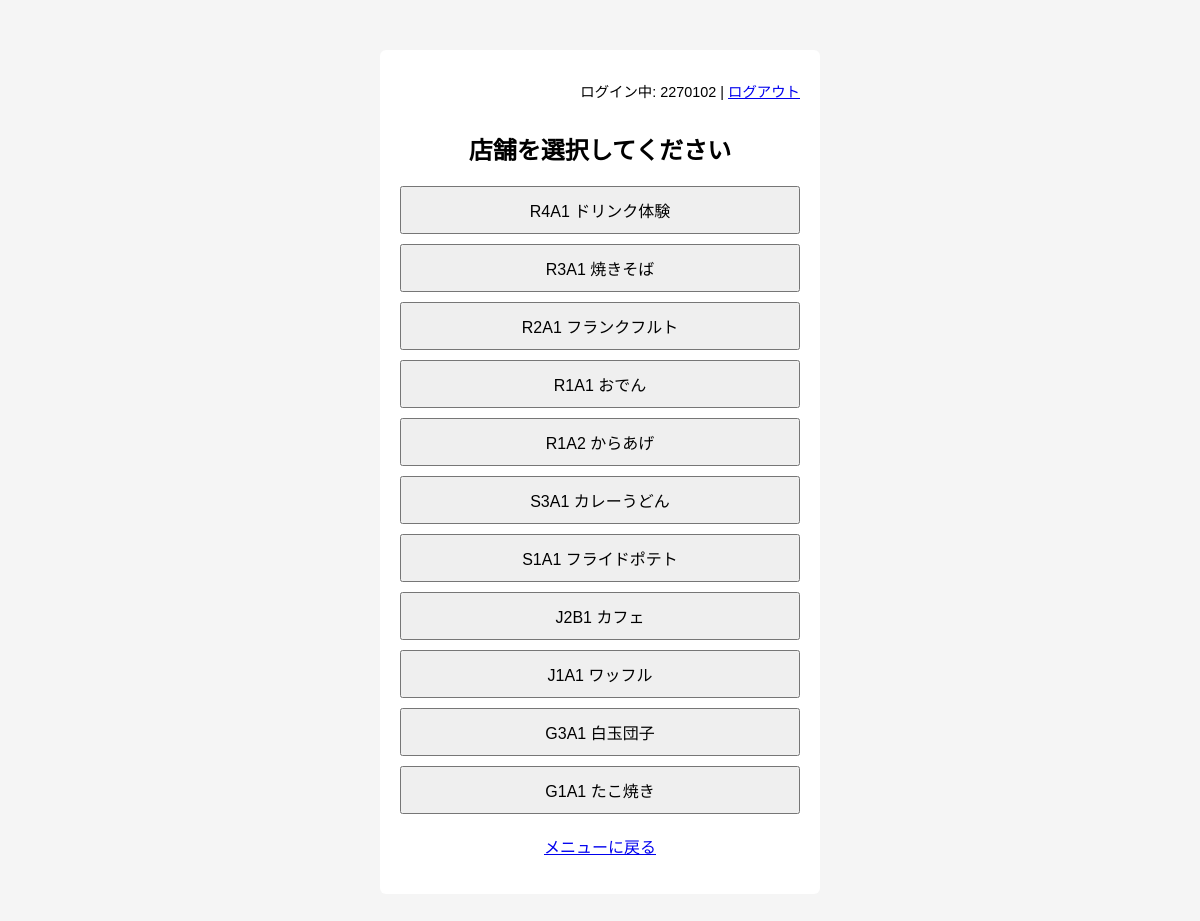
/views/auth/store_select.php (signed in), run on the app's committed database.
### tables this page shows
CREATE TABLE `shop` (
  `sh_id` int(11) NOT NULL,
  `fy` int(11) NOT NULL,
  `class` varchar(6) NOT NULL,
  `pr_name` varchar(40) NOT NULL,
  `place` varchar(10) NOT NULL
);

### views/auth/store_select.php (the view, shortened to what this page needs)
<?php
require __DIR__ . '/../../config/dbConnection.php';
$sql = "
SELECT
    sh_id,
    class,
    pr_name
FROM shop
ORDER BY sh_id
";
$stmt = $pdo->prepare($sql);
$stmt->execute();
$stores = $stmt->fetchAll(PDO::FETCH_ASSOC);
?>
<!DOCTYPE html>
<html lang="ja">
<head>
</head>
<body>
<div class="container">
    <p style="text-align: right; margin: 0; padding: 10px 0; font-size: 0.9em;">
        ログイン中: <?= htmlspecialchars($_SESSION['student_id'], ENT_QUOTES, 'UTF-8') ?> |
        <a href="logout.php">ログアウト</a>
    </p>
    <h2>店舗を選択してください</h2>
    <?php foreach ($stores as $s): ?>
        <div class="store">
            <form method="post" action="../item/products.php">
                <button type="submit">
                    <?= htmlspecialchars($s['class'] , ENT_QUOTES, 'UTF-8') ?>
                    <?= htmlspecialchars($s['pr_name'] , ENT_QUOTES, 'UTF-8') ?>
                </button>
            </form>
        </div>
    <?php endforeach; ?>
    <p style="text-align: center; margin-top: 20px;">
        <a href="../common/index.html">メニューに戻る</a>
    </p>
</div>
</body>
</html>

### views/auth/store_select.php (style rules this page uses)
body { font-family: sans-serif; background: #f5f5f5; }
.container { width: 400px; margin: 50px auto; background: #fff; padding: 20px; border-radius: 6px; }
h2 { text-align: center; }
.store { margin: 10px 0; }
button { width: 100%; padding: 10px; font-size: 16px; }

### data on the page
shop: class "R4A1", pr_name "ドリンク体験"
shop: class "R3A1", pr_name "焼きそば"
shop: class "R2A1", pr_name "フランクフルト"
shop: class "R1A1", pr_name "おでん"
shop: class "R1A2", pr_name "からあげ"
shop: class "S3A1", pr_name "カレーうどん"
shop: class "S1A1", pr_name "フライドポテト"
shop: class "J2B1", pr_name "カフェ"
shop: class "J1A1", pr_name "ワッフル"
shop: class "G3A1", pr_name "白玉団子"
shop: class "G1A1", pr_name "たこ焼き"

### other printed values
$_SESSION['student_id'] "2270102"
